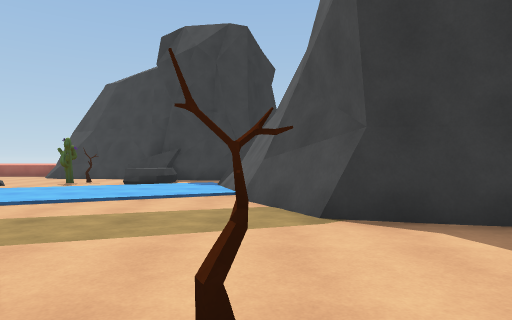
view 1 (above)

18 first-person views from a walk through a 3-D level made in the Unity game engine. The camera is 1.3 m above the floor, looks level and sees 75° across. The floor is counted in squares, 2 m on a side. Each view is taken from the middle of a square. On the plan, view 1 faces up. The plan holds only what a view shows up to about 10 squares ahead; the rest is blank. The place goes on beyond the plan. The player is left out. Some animated figures are not drawn.

view 2
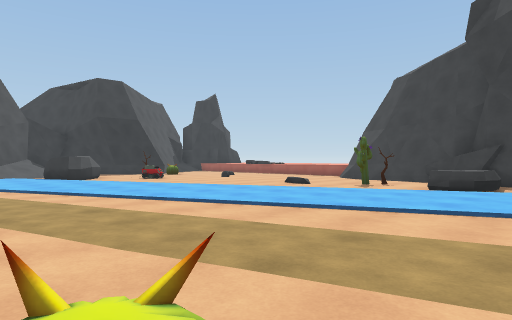

view 3
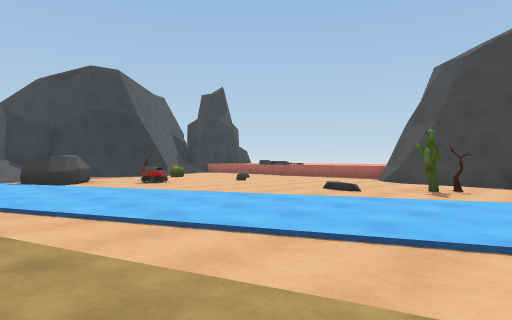

view 4
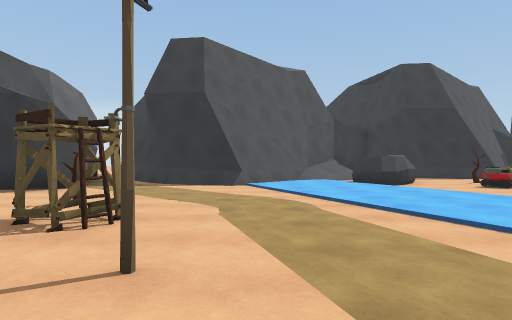

view 5
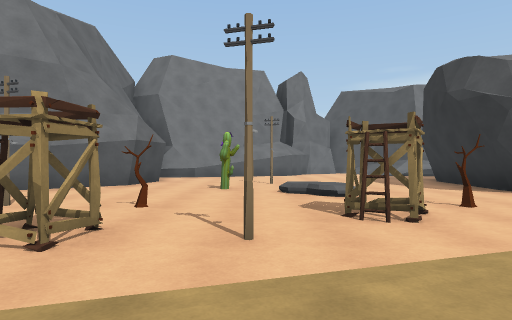

view 6
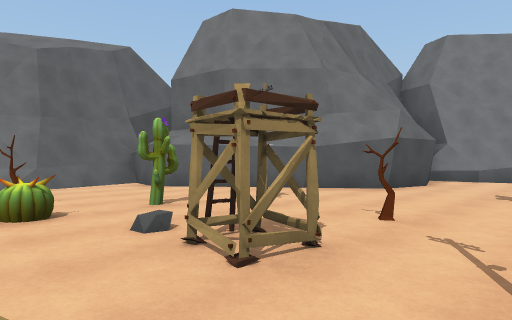

view 7
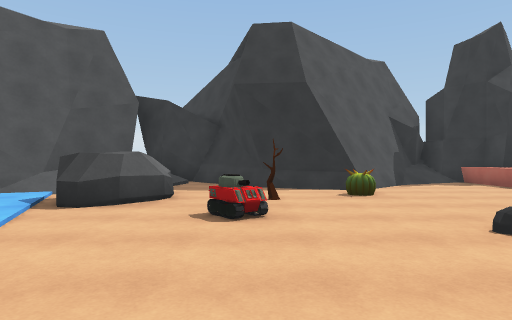

view 8
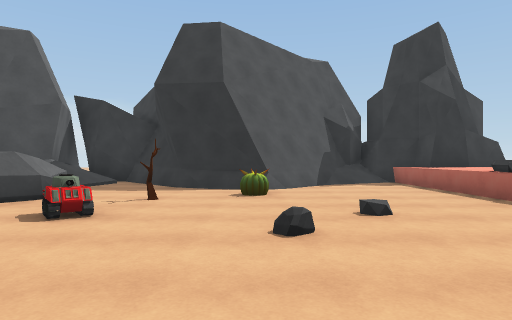

view 9
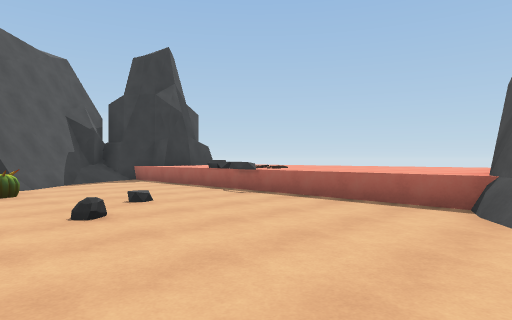

view 10
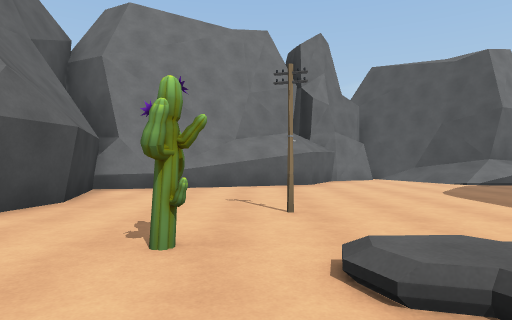

view 11
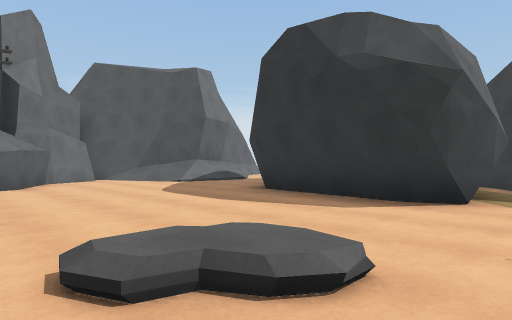

view 12
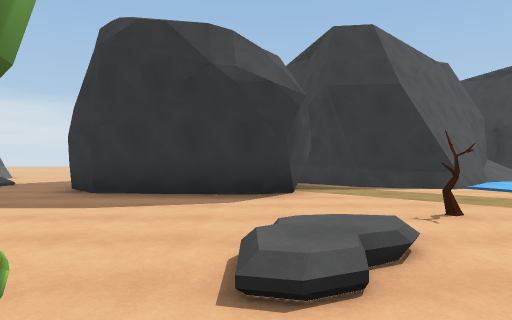

view 13
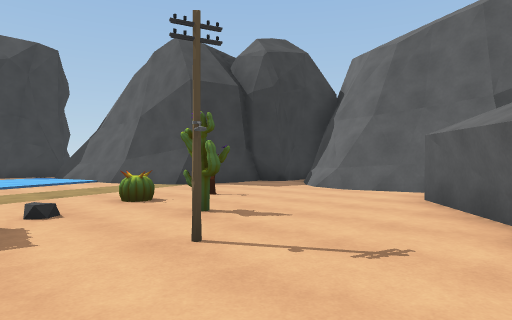

view 14
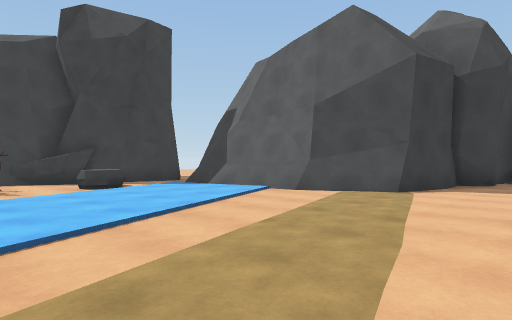

view 15
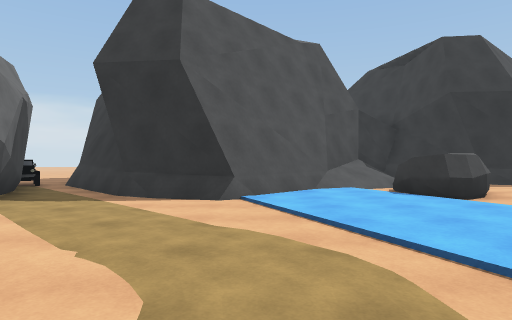

view 16
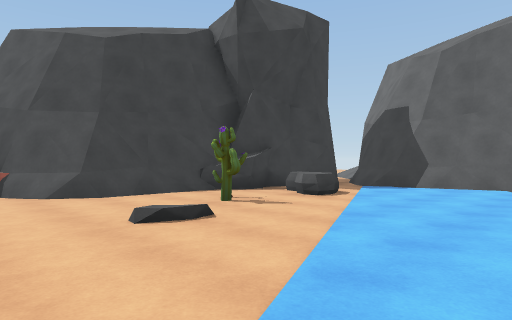

view 17
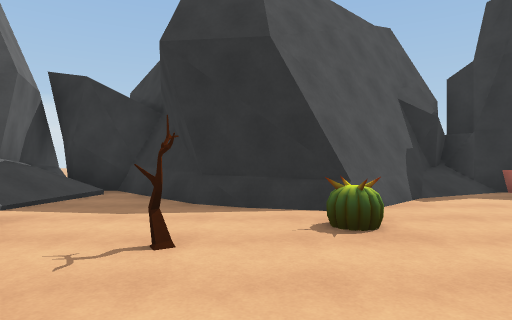

view 18
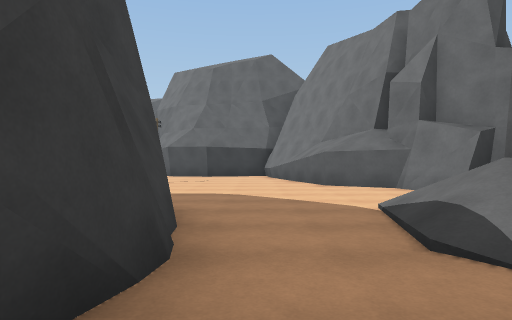

### Floor plan
Key: @ floor where view 1 was taken; # wall or solid block; . floor; / step, stairs or slope; = window, fence, low wall or low ledge; ^ raised ledge; T tree; R rock; C cactus; A tank; P pole; O other object.
Columns run from 21 left of view 1 to 6 right of it. Each row starts with its distance up from view 1.
 14    ##        #
 13   ##=...OO...##
 12   #//.........###RR
 11   ###............RR##
 10     ##..........T.R.##
  9      #.C........C.R./#
  8      #............../#
  7     ##..TA...........#
  6    ##................#
  5    #//.RR............##
  4   ###//RR.............####
  3  #####//.................###
  2 ##   ###.................#
  1        ##..........C.T..##
  0         #......P.O...@..##
 -1        ##....OO.....C...##
 -2       ##....T....T.P...###
 -3      ##..#...//.......##
 -4      ######..//.....###
 -5      O#   #.....C..##
 -6           #....P..##
 -7          ##.......#
 -8       ####........##
 -9      ..............#
-10       ..........^###
-11       .////...##
-12        ###/..##

Where each view was taken, in squares from view 1:
view 1: 0 up, 0 right, facing up
view 2: 1 up, 1 left, facing up-left
view 3: 2 up, 3 left, facing up-left
view 4: 1 up, 4 left, facing left
view 5: 3 up, 6 left, facing down
view 6: 2 up, 6 left, facing down-right
view 7: 7 up, 8 left, facing left
view 8: 9 up, 8 left, facing left
view 9: 8 up, 7 left, facing up-left
view 10: 2 down, 6 left, facing down
view 11: 2 down, 6 left, facing down-left
view 12: 4 down, 5 left, facing left
view 13: 4 down, 4 left, facing up-right
view 14: 1 up, 6 left, facing up-right
view 15: 1 up, 7 left, facing left
view 16: 5 up, 9 left, facing up-right
view 17: 8 up, 11 left, facing left
view 18: 9 down, 16 left, facing right
